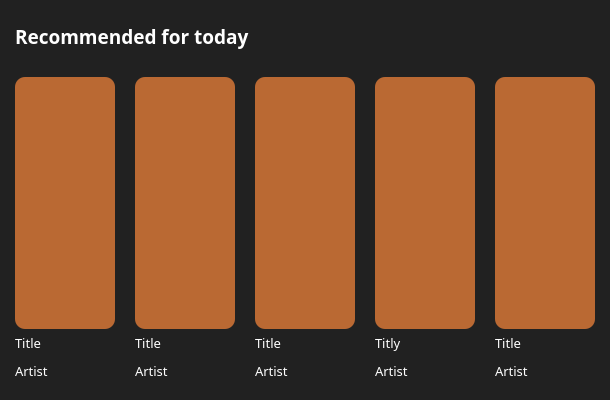
                  <widget class="QWidget" name="widget_13" native="true">
                   <property name="minimumSize">
                    <size>
                     <width>0</width>
                     <height>400</height>
                    </size>
                   </property>
                   <property name="maximumSize">
                    <size>
                     <width>16777215</width>
                     <height>16777215</height>
                    </size>
                   </property>
                   <property name="styleSheet">
                    <string notr="true">background-color:rgb(33, 33, 33);
border-radius:15px;</string>
                   </property>
                   <layout class="QVBoxLayout" name="verticalLayout_269" stretch="1,6">
                    <property name="spacing">
                     <number>15</number>
                    </property>
                    <property name="leftMargin">
                     <number>15</number>
                    </property>
                    <property name="topMargin">
                     <number>10</number>
                    </property>
                    <property name="rightMargin">
                     <number>15</number>
                    </property>
                    <property name="bottomMargin">
                     <number>10</number>
                    </property>
                    <item>
                     <widget class="QLabel" name="label_40">
                      <property name="font">
                       <font>
                        <family>Plus Jakarta Sans ExtraBold</family>
                        <pointsize>14</pointsize>
                        <weight>75</weight>
                        <bold>true</bold>
                       </font>
                      </property>
                      <property name="styleSheet">
                       <string notr="true">color: rgb(255, 255, 255);</string>
                      </property>
                      <property name="midLineWidth">
                       <number>0</number>
                      </property>
                      <property name="text">
                       <string>Recommended for today</string>
                      </property>
                     </widget>
                    </item>
                    <item>
                     <layout class="QHBoxLayout" name="horizontalLayout_35" stretch="0,0,0,0,0">
                      <property name="spacing">
                       <number>20</number>
                      </property>
                      <property name="topMargin">
                       <number>0</number>
                      </property>
                      <property name="bottomMargin">
                       <number>0</number>
                      </property>
                      <item>
                       <layout class="QVBoxLayout" name="verticalLayout_270" stretch="1,0">
                        <property name="spacing">
                         <number>5</number>
                        </property>
                        <property name="bottomMargin">
                         <number>0</number>
                        </property>
                        <item>
                         <widget class="QLabel" name="label_431">
                          <property name="minimumSize">
                           <size>
                            <width>100</width>
                            <height>100</height>
                           </size>
                          </property>
                          <property name="maximumSize">
                           <size>
                            <width>16777215</width>
                            <height>16777215</height>
                           </size>
                          </property>
                          <property name="styleSheet">
                           <string notr="true">background-color: rgb(186, 105, 51);
border-radius:10px;</string>
                          </property>
                          <property name="text">
                           <string/>
                          </property>
                         </widget>
                        </item>
                        <item>
                         <layout class="QVBoxLayout" name="verticalLayout_271" stretch="1,0">
                          <property name="spacing">
                           <number>10</number>
                          </property>
                          <property name="topMargin">
                           <number>0</number>
                          </property>
                          <property name="bottomMargin">
                           <number>10</number>
                          </property>
                          <item>
                           <widget class="QLabel" name="label_432">
                            <property name="maximumSize">
                             <size>
                              <width>16777215</width>
                              <height>20</height>
                             </size>
                            </property>
                            <property name="font">
                             <font>
                              <family>Plus Jakarta Sans Medium</family>
                              <pointsize>10</pointsize>
                             </font>
                            </property>
                            <property name="styleSheet">
                             <string notr="true">color: rgb(255, 255, 255);</string>
                            </property>
                            <property name="text">
                             <string>Title</string>
                            </property>
                           </widget>
                          </item>
                          <item>
                           <widget class="QLabel" name="label_433">
                            <property name="maximumSize">
                             <size>
                              <width>16777215</width>
                              <height>18</height>
                             </size>
                            </property>
                            <property name="font">
                             <font>
                              <family>Plus Jakarta Sans Medium</family>
                              <pointsize>10</pointsize>
                             </font>
                            </property>
                            <property name="styleSheet">
                             <string notr="true">color: rgb(255, 255, 255);</string>
                            </property>
                            <property name="text">
                             <string>Artist</string>
                            </property>
                           </widget>
                          </item>
                         </layout>
                        </item>
                       </layout>
                      </item>
                      <item>
                       <layout class="QVBoxLayout" name="verticalLayout_272" stretch="5,0">
                        <property name="spacing">
                         <number>5</number>
                        </property>
                        <item>
                         <widget class="QLabel" name="label_434">
                          <property name="minimumSize">
                           <size>
                            <width>100</width>
                            <height>100</height>
                           </size>
                          </property>
                          <property name="maximumSize">
                           <size>
                            <width>16777215</width>
                            <height>16777215</height>
                           </size>
                          </property>
                          <property name="styleSheet">
                           <string notr="true">background-color: rgb(186, 105, 51);
border-radius:10px;</string>
                          </property>
                          <property name="text">
                           <string/>
                          </property>
                         </widget>
                        </item>
                        <item>
                         <layout class="QVBoxLayout" name="verticalLayout_273" stretch="0,0">
                          <property name="spacing">
                           <number>10</number>
                          </property>
                          <property name="topMargin">
                           <number>0</number>
                          </property>
                          <property name="bottomMargin">
                           <number>10</number>
                          </property>
                          <item>
                           <widget class="QLabel" name="label_435">
                            <property name="maximumSize">
                             <size>
                              <width>16777215</width>
                              <height>20</height>
                             </size>
                            </property>
                            <property name="font">
                             <font>
                              <family>Plus Jakarta Sans Medium</family>
                              <pointsize>10</pointsize>
                             </font>
                            </property>
                            <property name="styleSheet">
                             <string notr="true">color: rgb(255, 255, 255);</string>
                            </property>
                            <property name="text">
                             <string>Title</string>
                            </property>
                           </widget>
                          </item>
                          <item>
                           <widget class="QLabel" name="label_436">
                            <property name="maximumSize">
                             <size>
                              <width>16777215</width>
                              <height>18</height>
                             </size>
                            </property>
                            <property name="font">
                             <font>
                              <family>Plus Jakarta Sans Medium</family>
                              <pointsize>10</pointsize>
                             </font>
                            </property>
                            <property name="styleSheet">
                             <string notr="true">color: rgb(255, 255, 255);</string>
                            </property>
                            <property name="text">
                             <string>Artist</string>
                            </property>
                           </widget>
                          </item>
                         </layout>
                        </item>
                       </layout>
                      </item>
                      <item>
                       <layout class="QVBoxLayout" name="verticalLayout_274" stretch="6,0">
                        <property name="spacing">
                         <number>5</number>
                        </property>
                        <item>
                         <widget class="QLabel" name="label_437">
                          <property name="minimumSize">
                           <size>
                            <width>100</width>
                            <height>100</height>
                           </size>
                          </property>
                          <property name="maximumSize">
                           <size>
                            <width>16777215</width>
                            <height>16777215</height>
                           </size>
                          </property>
                          <property name="styleSheet">
                           <string notr="true">background-color: rgb(186, 105, 51);
border-radius:10px;</string>
                          </property>
                          <property name="text">
                           <string/>
                          </property>
                         </widget>
                        </item>
                        <item>
                         <layout class="QVBoxLayout" name="verticalLayout_275" stretch="1,1">
                          <property name="spacing">
                           <number>10</number>
                          </property>
                          <property name="topMargin">
                           <number>0</number>
                          </property>
                          <property name="bottomMargin">
                           <number>10</number>
                          </property>
                          <item>
                           <widget class="QLabel" name="label_438">
                            <property name="maximumSize">
                             <size>
                              <width>16777215</width>
                              <height>20</height>
                             </size>
                            </property>
                            <property name="font">
                             <font>
                              <family>Plus Jakarta Sans Medium</family>
                              <pointsize>10</pointsize>
                             </font>
                            </property>
                            <property name="styleSheet">
                             <string notr="true">color: rgb(255, 255, 255);</string>
                            </property>
                            <property name="text">
                             <string>Title</string>
                            </property>
                           </widget>
                          </item>
                          <item>
                           <widget class="QLabel" name="label_439">
                            <property name="maximumSize">
                             <size>
                              <width>16777215</width>
                              <height>18</height>
                             </size>
                            </property>
                            <property name="font">
                             <font>
                              <family>Plus Jakarta Sans Medium</family>
                              <pointsize>10</pointsize>
                             </font>
                            </property>
                            <property name="styleSheet">
                             <string notr="true">color: rgb(255, 255, 255);</string>
                            </property>
                            <property name="text">
                             <string>Artist</string>
                            </property>
                           </widget>
                          </item>
                         </layout>
                        </item>
                       </layout>
                      </item>
                      <item>
                       <layout class="QVBoxLayout" name="verticalLayout_276" stretch="6,0">
                        <property name="spacing">
                         <number>5</number>
                        </property>
                        <item>
                         <widget class="QLabel" name="label_440">
                          <property name="minimumSize">
                           <size>
                            <width>100</width>
                            <height>100</height>
                           </size>
                          </property>
                          <property name="maximumSize">
                           <size>
                            <width>16777215</width>
                            <height>16777215</height>
                           </size>
                          </property>
                          <property name="styleSheet">
                           <string notr="true">background-color: rgb(186, 105, 51);
border-radius:10px;</string>
                          </property>
                          <property name="text">
                           <string/>
                          </property>
                         </widget>
                        </item>
                        <item>
                         <layout class="QVBoxLayout" name="verticalLayout_277" stretch="1,1">
                          <property name="spacing">
                           <number>10</number>
                          </property>
                          <property name="topMargin">
                           <number>0</number>
                          </property>
                          <property name="bottomMargin">
                           <number>10</number>
                          </property>
                          <item>
                           <widget class="QLabel" name="label_441">
                            <property name="maximumSize">
                             <size>
                              <width>16777215</width>
                              <height>30</height>
                             </size>
                            </property>
                            <property name="font">
                             <font>
                              <family>Plus Jakarta Sans Medium</family>
                              <pointsize>10</pointsize>
                             </font>
                            </property>
                            <property name="styleSheet">
                             <string notr="true">color: rgb(255, 255, 255);</string>
                            </property>
                            <property name="text">
                             <string>Titly</string>
                            </property>
                           </widget>
                          </item>
                          <item>
                           <widget class="QLabel" name="label_442">
                            <property name="maximumSize">
                             <size>
                              <width>16777215</width>
                              <height>18</height>
                             </size>
                            </property>
                            <property name="font">
                             <font>
                              <family>Plus Jakarta Sans Medium</family>
                              <pointsize>10</pointsize>
                             </font>
                            </property>
                            <property name="styleSheet">
                             <string notr="true">color: rgb(255, 255, 255);</string>
                            </property>
                            <property name="text">
                             <string>Artist</string>
                            </property>
                           </widget>
                          </item>
                         </layout>
                        </item>
                       </layout>
                      </item>
                      <item>
                       <layout class="QVBoxLayout" name="verticalLayout_278" stretch="6,0">
                        <property name="spacing">
                         <number>5</number>
                        </property>
                        <item>
                         <widget class="QLabel" name="label_443">
                          <property name="minimumSize">
                           <size>
                            <width>100</width>
                            <height>100</height>
                           </size>
                          </property>
                          <property name="maximumSize">
                           <size>
                            <width>16777215</width>
                            <height>500</height>
                           </size>
                          </property>
                          <property name="styleSheet">
                           <string notr="true">background-color: rgb(186, 105, 51);
border-radius:10px;</string>
                          </property>
                          <property name="text">
                           <string/>
                          </property>
                         </widget>
                        </item>
                        <item>
                         <layout class="QVBoxLayout" name="verticalLayout_279" stretch="1,1">
                          <property name="spacing">
                           <number>10</number>
                          </property>
                          <property name="topMargin">
                           <number>0</number>
                          </property>
                          <property name="bottomMargin">
                           <number>10</number>
                          </property>
                          <item>
                           <widget class="QLabel" name="label_444">
                            <property name="maximumSize">
                             <size>
                              <width>16777215</width>
                              <height>20</height>
                             </size>
                            </property>
                            <property name="font">
                             <font>
                              <family>Plus Jakarta Sans Medium</family>
                              <pointsize>10</pointsize>
                             </font>
                            </property>
                            <property name="styleSheet">
                             <string notr="true">color: rgb(255, 255, 255);</string>
                            </property>
                            <property name="text">
                             <string>Title</string>
                            </property>
                           </widget>
                          </item>
                          <item>
                           <widget class="QLabel" name="label_445">
                            <property name="maximumSize">
                             <size>
                              <width>16777215</width>
                              <height>18</height>
                             </size>
                            </property>
                            <property name="font">
                             <font>
                              <family>Plus Jakarta Sans Medium</family>
                              <pointsize>10</pointsize>
                             </font>
                            </property>
                            <property name="styleSheet">
                             <string notr="true">color: rgb(255, 255, 255);</string>
                            </property>
                            <property name="text">
                             <string>Artist</string>
                            </property>
                           </widget>
                          </item>
                         </layout>
                        </item>
                       </layout>
                      </item>
                     </layout>
                    </item>
                   </layout>
                  </widget>
